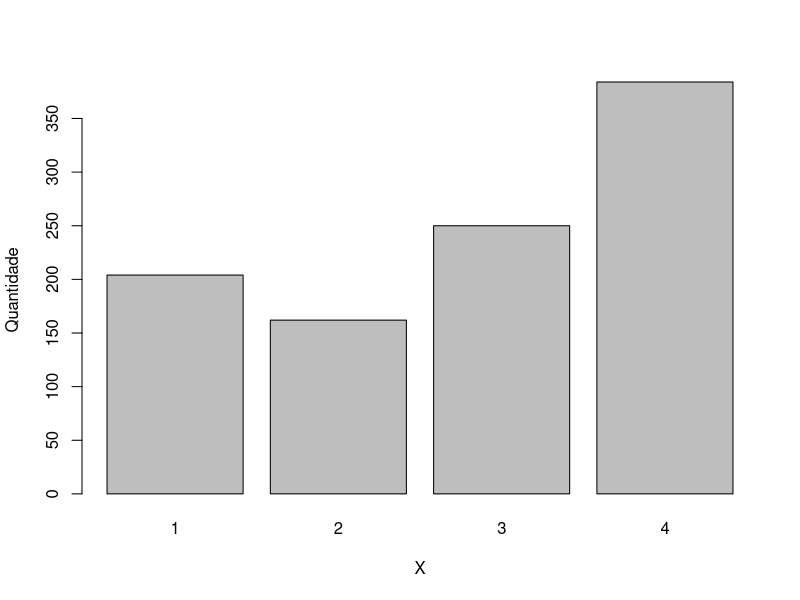

Source code (R):
# P(X = xj) = pj;   j = 1,2,3,4;    p1 = 0,2    p2 = 0,15   p3 = 0,25   p4 = 0,4

gera.variavel <- function(nSamples)
{
  X <- rep(0, nSamples)   # nSamples posições com 0
  U <- runif(nSamples)    # nSamples valores em [0.0, 1)
  
  for (i in 1:nSamples)
  {
    X[i] <- ifelse(U[i] < 0.2, 1,
                   ifelse(U[i] < 0.35, 2,    # 0.2 + 0.15
                          ifelse (U[i] < 0.6, 3, 4)))    # 0.2 + 0.15 + 0.25
  }
  
  return (X)
}

nSamples <- 1000
X <- gera.variavel(nSamples)
dados <- table(X)

barplot(dados,
        xlab = "X",
        ylab = "Quantidade")
